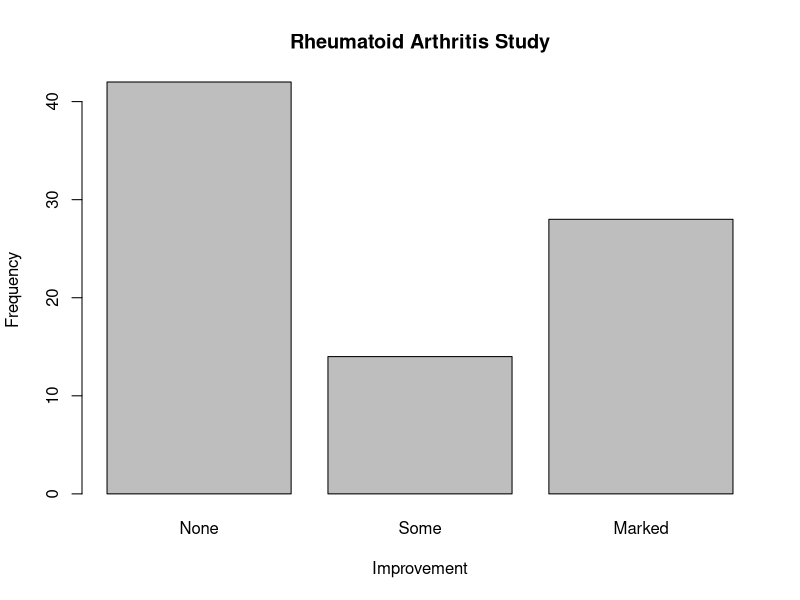
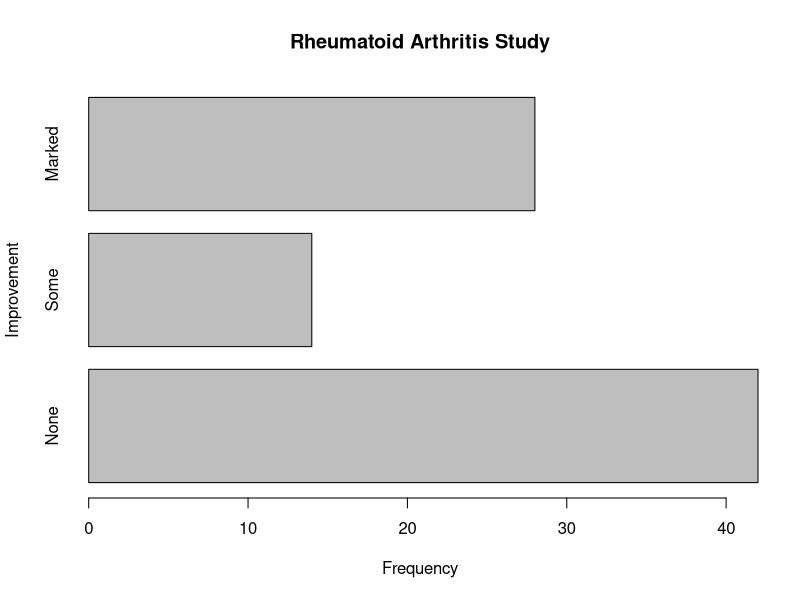
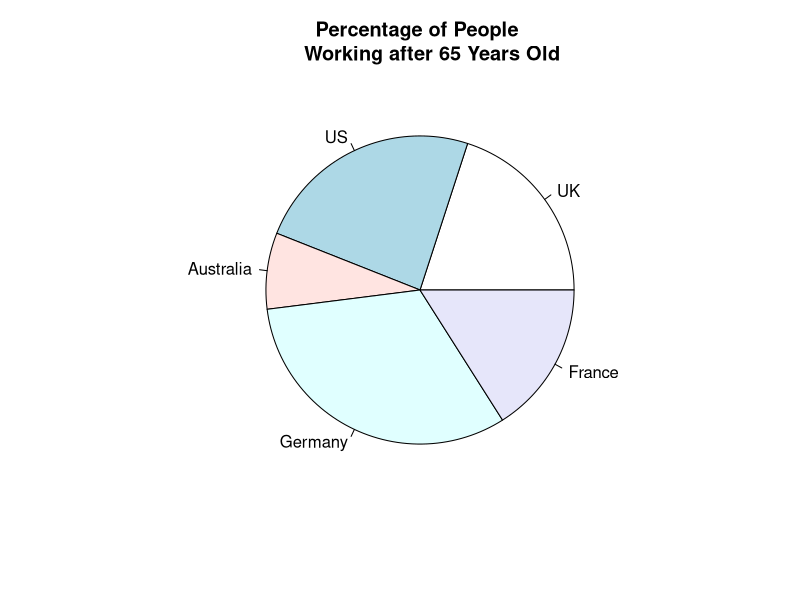
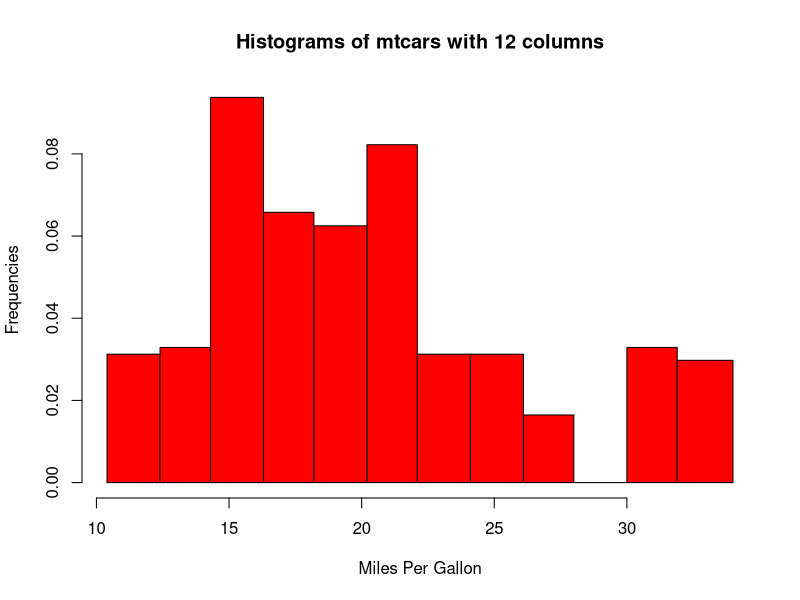
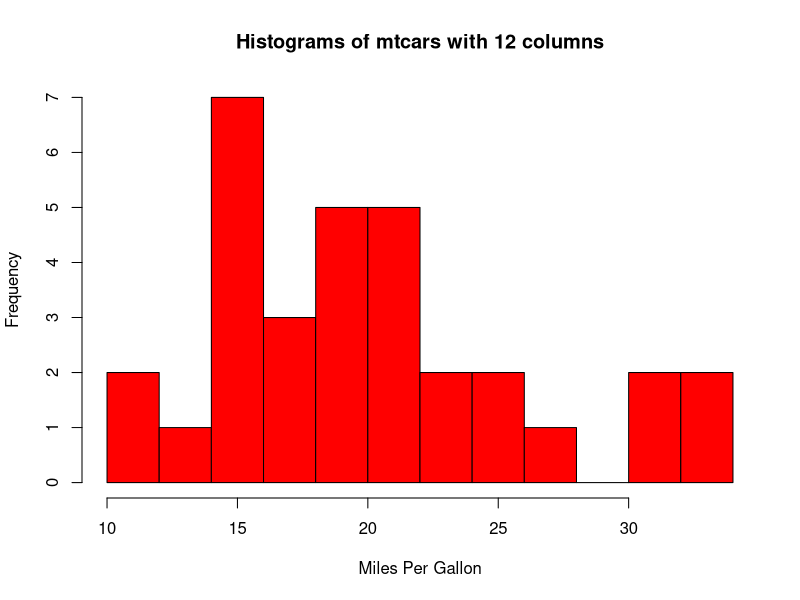

Recreate these plots in R, in order.
#questions 5

#---bar plots -----------------------------------------------------------------
#install.packages("vcd")
library(vcd)
head(Arthritis, 6)
counts <- table(Arthritis$Improved)
barplot(counts, main="Rheumatoid Arthritis Study", xlab = "Improvement", 
        ylab = "Frequency")



#---horizontal barplot---------------------------------------------------------
barplot(counts, main="Rheumatoid Arthritis Study", ylab = "Improvement",
        xlab = "Frequency", horiz=TRUE)



#---pie chart------------------------------------------------------------------
labels <- c("UK", "US", "Australia", "Germany", "France")
percentages <- c(10, 12,4, 16, 8)

pie(percentages, labels=labels, main="Percentage of People 
    Working after 65 Years Old")



#---histogram------------------------------------------------------------------
summary(mtcars$mpg)
mpgCut <- cut(mtcars$mpg, breaks=12, right=FALSE, ordered_result=TRUE)
show(mpgCut)
mpgFreq <- table(mpgCut)
show(mpgFreq)
cbind(mpgFreq)

brks <- c(10.4, 12.4, 14.3, 16.3, 18.2, 20.2, 22.1, 24.1, 26.1, 28, 30, 31.9, 34)
hist(mtcars$mpg, main="Histograms of mtcars with 12 columns", 
     col="red", breaks=brks, xlim= c(min(brks), max(brks)), xlab="Miles Per Gallon", ylab = "Frequencies")

#or this with 12 auto breaks
hist(mtcars$mpg, main="Histograms of mtcars with 12 columns", 
     col="red", breaks=12, xlab="Miles Per Gallon")


#kernel density function



